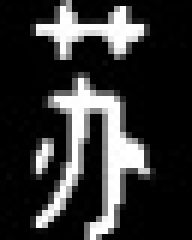
#> input picture single_num/resize/0.jpg, 32 x 40 px, found by its file name (shown 6 times larger); its folder holds only this picture in this run
$ python resize.py
#> lines starting #> are read from the running program, lines starting #| are printed output that depends on the picture
#> in readpath, image is the input picture: shape (40, 32, 3); min 0, max 255, mean 51.7
'''
功能：将车牌分割之后的图片处理一下，都处理成统一的 size(32 x 40)
备注：为保证图片不变形，在两边加上黑边之后再缩放
时间：2021-4-12
'''

import os
import cv2

IMAGE_SIZE = 128
IMAGE_WIDTH = 32
IMAGE_HEIGHT = 40
IMG_WIDTH = 33
images = []
labels = []

ORIGIN_IMG_PATH = 'D:\\DeapLearn Project\\ License plate recognition\\single_num\\'
RESIZE_IMG_PATH = 'D:\\DeapLearn Project\\ License plate recognition\\single_num\\resize\\'

def resize_image(image, height = IMAGE_HEIGHT, width = IMAGE_WIDTH):
#> called with height = 32, width = 40
    top, botton, left, right = 0, 0, 0, 0

    h, w, c = image.shape
#> h = 40; w = 32; c = 3

    loggest_edge = max(h, w)
#> loggest_edge = 40

    # 计算短边需要多少增加多少宽度使之长宽相等
    if h < loggest_edge:
        dh = loggest_edge - h
        top = dh // 2
        botton = dh - top
    elif w < loggest_edge:
        dw = IMG_WIDTH - w
#> dw = 1
        left = dw // 2
#> left = 0
        right = dw - left
#> right = 1
    else:
        pass

    BLACK = [0, 0, 0]
    # 将图像转换为一个正方形的image，两边或者上下缺少的的用黑色矩形填充
    constant = cv2.copyMakeBorder(image, top, botton, left, right, cv2.BORDER_CONSTANT, value=BLACK)
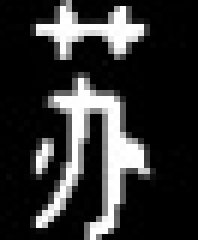
#> constant: shape (40, 33, 3) (shown 6 times larger); min 0, max 255, mean 50.1

    return cv2.resize(constant, (height, width))
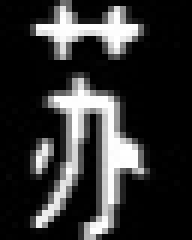
#> returned value: shape (40, 32, 3) (shown 6 times larger); min 0, max 255, mean 50.1

def readpath(path_name):
    for dir_item in os.listdir(path_name):
        full_path = os.path.abspath(os.path.join(path_name, dir_item))  # 组合照片和路径的名字
        if os.path.isdir(full_path):    # 如果是文件夹，递归调用
            readpath(full_path)
        else:
            if dir_item.endswith('.jpg'):
                image = cv2.imread(full_path)
                image = resize_image(image, IMAGE_WIDTH, IMAGE_HEIGHT)

                images.append(image)
                # print('full_path:', full_path)
                # print('dir_item:', dir_item)
                labels.append(dir_item)
    return images, labels

def load_dataset(path_name):
    images, labels = readpath(path_name)
#> images = 1 item; labels = ['0.jpg']

    resizedata_path = RESIZE_IMG_PATH
    # resizedata_path = 'D:\\DeapLearn Project\\Face_Recognition\\moreface\\7219face\\test\\resizeface\\'
    for i in range(len(images)):
        if not os.path.exists(resizedata_path):
            os.mkdir(resizedata_path)
        img_name = '%s//%s' % (resizedata_path, labels[i])
        cv2.imwrite(img_name, images[i])
#> this loop made 1 pass


if __name__ == '__main__':
    load_dataset(ORIGIN_IMG_PATH)
    # load_dataset('D:\\DeapLearn Project\\Face_Recognition\\moreface\\7219face\\test\\originface\\')

$ run again, on single_num/resize/1.jpg
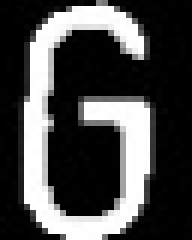
#> input picture single_num/resize/1.jpg, 32 x 40 px, found by its file name (shown 6 times larger)
#> in readpath, image is the input picture: shape (40, 32, 3); min 0, max 255, mean 73.3
#> in resize_image, `constant = cv2.copyMakeBorder(image, top, botton, left, right, cv2.BOR..`:
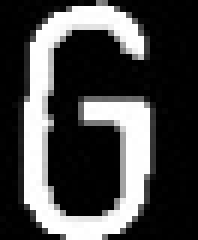
#> constant: shape (40, 33, 3) (shown 6 times larger); min 0, max 255, mean 71.1
#> in resize_image, `return cv2.resize(constant, (height, width))`:
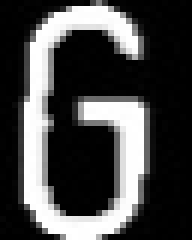
#> returned value: shape (40, 32, 3) (shown 6 times larger); min 0, max 255, mean 71.1
#> images = 1 item; labels = ['1.jpg']
#> the loop in load_dataset, `for i in range(len(images)):` made 1 pass
